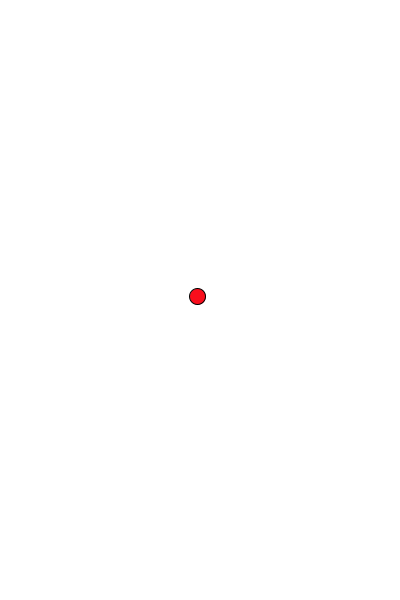
Frame 1 (no input)
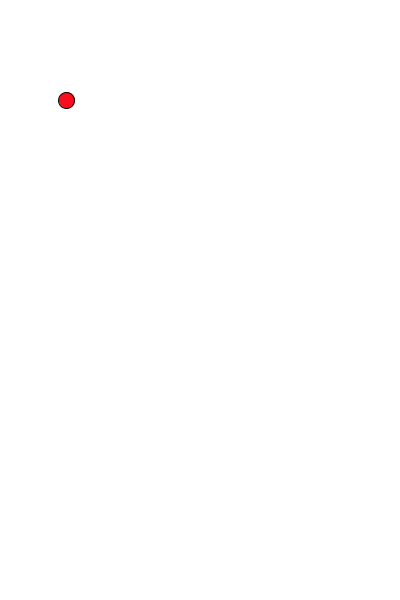
Frame 60 (the mouse pressed at the canvas centre just before this capture)
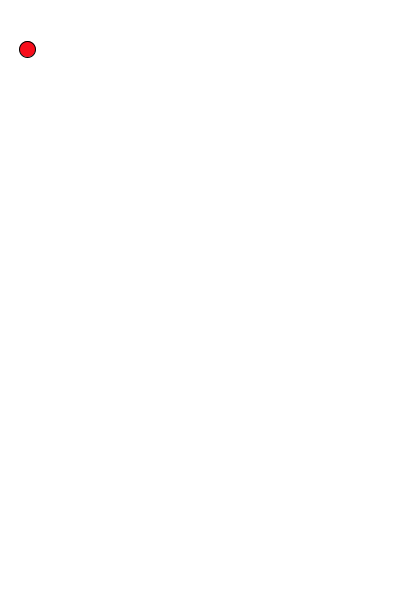
Frame 120 (the mouse held since frame 60 and released just before this capture)

The Processing sketch that drew these frames (run headless with seeded random() and noise(); from frame 60 on, the mouse is pressed at the canvas centre):

// Processing sketch: InteracivityAcceleration
// ── InteracivityAcceleration.pde
mover m;

void setup(){
  size(400,600); 
  m = new mover();
}

void draw() {
 background(255); 
 m.update();
 m.checkEdge();
 m.display();
}

// ── mover.pde
class mover {
 PVector location;
 PVector velocity;
 PVector acc;
 mover() {
   location = new PVector(width/2,height/2);
   velocity = new PVector(0,0);
   acc = new PVector(0,0);
 }
 
 void update() {
   PVector mouse = new PVector(mouseX,mouseY);
   PVector dir = PVector.sub(mouse,location);
   acc.add(dir);
  
   velocity.add(acc);
   velocity.limit(4);
   location.add(velocity);
   
 }
 
 void checkEdge() {
  if (location.x < 0) {
    location.x = 0;
    velocity.x *= -1;
  } else if (location.x > width){
    location.x = width;
    velocity.x *= -1;
  } else if (location.y > height) {
    location.y = height;
    velocity.y *= -1;
  } else if (location.y  < 0){
    location.y = 0;
    velocity.y *= -1;
  }  
 }
 
 void display() {
   stroke(0);
   fill(248,14,28);
   ellipse(location.x,location.y,16,16);
   //line(location.x,location.y, mouseX,mouseY);
 }
}
